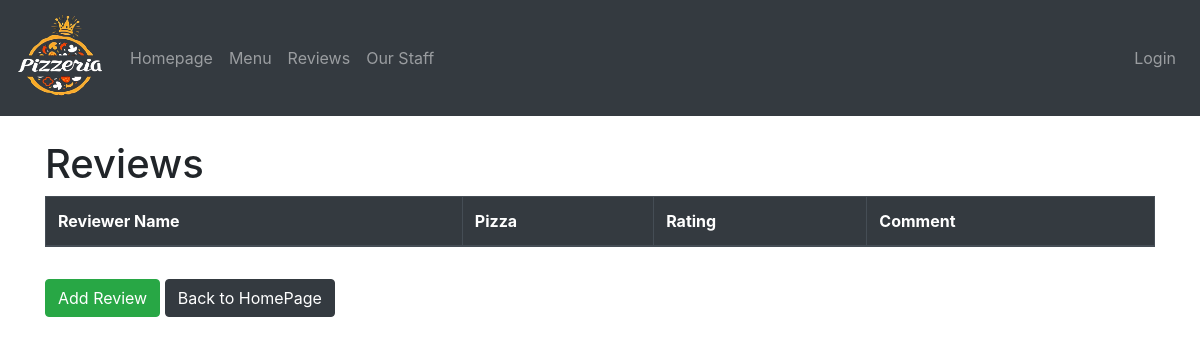
The page /reviews/ on the database as committed earlier.
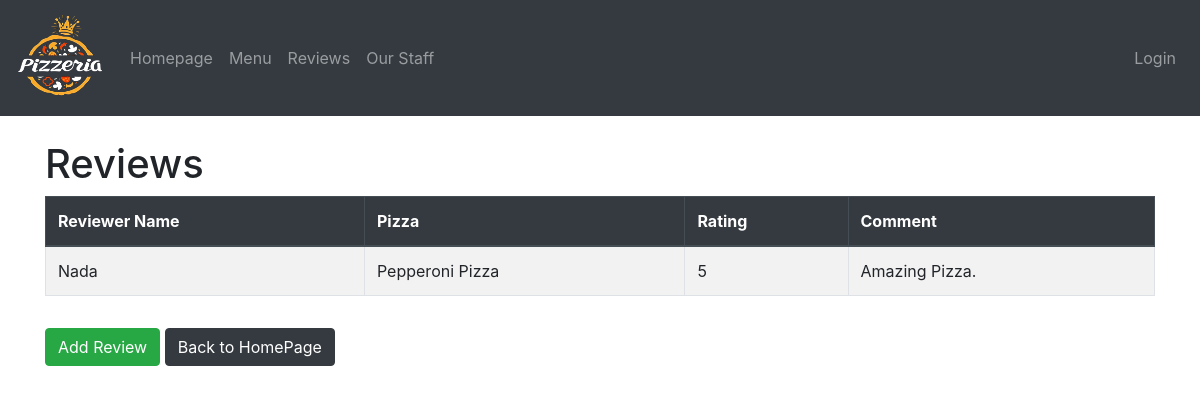
The same page on the database as committed later.
### reviews/models.py (models this page shows, shortened)
class Review(models.Model):
    pizza = models.ForeignKey(Pizza, on_delete=models.CASCADE)
    reviewer_name = models.CharField(max_length=100)
    rating = models.PositiveIntegerField()
    comment = models.TextField()

### orders/models.py (models this page shows, shortened)
class Pizza(models.Model):
    name = models.CharField(max_length=100)
    description = models.TextField()
    price = models.DecimalField(max_digits=5, decimal_places=2)

### reviews/views.py (the view)
# urls.py: path('', views.ReviewListView.as_view(), name='review_list'),
class ReviewListView(ListView):
    model = Review
    template_name = 'review_list.html'
    success_url = reverse_lazy('homepage')
    context_object_name = 'reviews'

### templates/review_list.html (shortened to what this page needs)
{% extends "base.html" %}
{% load crispy_forms_tags %}
{% block content %}
<h1>Reviews</h1>
<table class="table table-striped table-bordered">
    <thead class="thead-dark">
        <tr>
            <th scope="col">Reviewer Name</th>
            <th scope="col">Pizza</th>
            <th scope="col">Rating</th>
            <th scope="col">Comment</th>
        </tr>
    </thead>
    <tbody>
        {% for i in reviews %}
            <tr>
                <td>{{ i.reviewer_name }}</td>
                <td>{{ i.pizza.name }}</td>
                <td>{{ i.rating }}</td>
                <td>{{ i.comment }}</td>
            </tr>
        {% endfor %}
    </tbody>
</table>
<div>
    <a href="{% url 'add_review' %}" class="btn btn-success mt-3">Add Review</a>
    <a href="{% url 'homepage' %}" class="btn btn-dark  mt-3">Back to HomePage</a>
</div>
{% endblock %}

Rows that differ between the two databases and show on the page:
added Review: reviewer_name "Nada", pizza.name "Pepperoni Pizza", rating "5", comment "Amazing Pizza."
